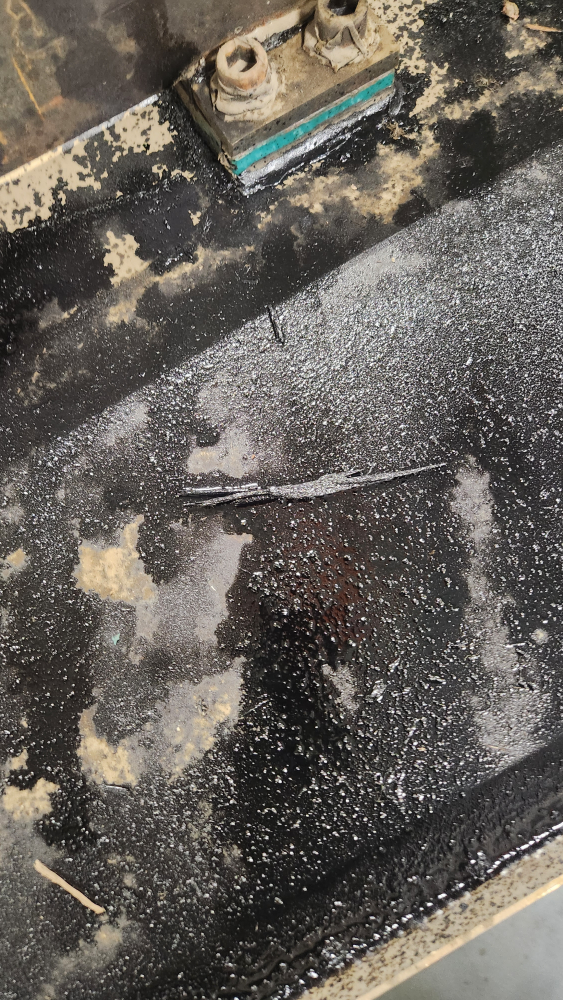
#> input picture creo_segmentation/images/test1.jpg, 2252 x 4000 px (shown at 1/4 size)
$ python -i creo_segment.py   (imports and definitions only)   (older library calls are emulated)
#> lines starting #> are read from the running program, lines starting #| are printed output that depends on the picture; after the words box and inside, x2 and y2 are one past the last pixel; in counts of white or black regions, pixels touching at a corner belong together
"""
Script Name: creo_segment.py
Description: Functional class for performing creosote segmentaiton
Author: Yatharth Ahuja, David Hill, Michael Gromic, Leo Mouta, Louis Plottel
"""

import numpy as np
import cv2
import skimage
from skimage.filters import threshold_multiotsu
import matplotlib.pyplot as plt
from performance_metrics import *
import configparser

# TODO: export all utility functions to a separate file utils.py

class Resolution:
    width = 1280
    height = 720

class creoSegmenter:

    def __init__(self,
                 operation="evaluation", # operation to perform ["evaluation" / "segmentation" / "get_location"]
                 segmentation_method="bw_thresholding", # method to segment the image
                 creo_threshold=50, # threshold for semi (grey) pixels
                 clean_threshold=130, # threshold for clean (white) pixels
                 kernel_size=5, # kernel size for dilation and erosion [5/3]
                 kernel_iterations=5): # number of iterations for dilation and erosion [5/3/1]

        self.operation = operation
        self.segmentation_method = segmentation_method
        self.creo_threshold = creo_threshold
        self.clean_threshold = clean_threshold
        self.kernel_size = kernel_size
        self.kernel = np.ones((self.kernel_size, self.kernel_size), np.uint8)
        self.kernel_iterations = kernel_iterations
        self.calibration_file = "zed_calibration.conf"

    # [68 lines left out: function init_calibration, not called in this run]

    # Dilation of image
    def dilate_image(self, image, kernel=None, iterations=None):
        if kernel is None:
            kernel = self.kernel
        if iterations is None:
            iterations = self.kernel_iterations
        return cv2.dilate(image, kernel=kernel, iterations=iterations)

    # Erosion of image
    def erode_image(self, image, kernel=None, iterations=None):
        if kernel is None:
            kernel = self.kernel
        if iterations is None:
            iterations = self.kernel_iterations
        return cv2.erode(image, kernel=kernel, iterations=iterations)

    # Preprocess the image/mask
    def preprocess_image(self, img, x = 401, y = 8, w = 620, h = 710, if_rectify=False, if_mask=False, if_crop=False, if_resize=True, camera='left'):

        original_img = img
        # cv2.imshow("Original Image", original_img)
        if if_rectify: # de-fisheyeing and rectification
            camera_matrix_left, camera_matrix_right, map_left_x, map_left_y, map_right_x, map_right_y = self.init_calibration(self.calibration_file)
            camera_matrix = None
            left_right_image = np.split(img, 2, axis=1)
            if camera == 'left':
                img = cv2.remap(left_right_image[0], map_left_x, map_left_y, interpolation=cv2.INTER_LINEAR)
                camera_matrix = camera_matrix_left
            else:
                img = cv2.remap(left_right_image[1], map_right_x, map_right_y, interpolation=cv2.INTER_LINEAR)
                camera_matrix = camera_matrix_right

        if len(img.shape) == 3 and if_mask == False:
            img = cv2.cvtColor(img, cv2.COLOR_BGR2GRAY)

        # crop is tuned for this specific dataset and camera position
        if if_crop: # crop the image to the region of interest on the pan
            img = img[y:y+h, x:x+w]

        if not if_mask: # tuned operations for the images
            img = self.erode_image(img, kernel=np.ones((7, 7), np.uint8), iterations=7)
            img = self.dilate_image(img)

        if if_resize: # resize the image to a specific size for easier processing
            img = cv2.resize(img, (450, 750))

        return img

    # find true positives, false positives, and false negatives in two binary images
    # [17 lines left out: functions segmentation_confusion_matrix, get_masks, not called in this run]

    # apply the bw thresholding to the image to get the different regions
    def bw_thresholding_image(self, image, visualize=False):
        creo_region = cv2.inRange(image, 0, self.creo_threshold)
        semi_creo_region = cv2.inRange(image, self.creo_threshold, self.clean_threshold)
        clean_region = cv2.inRange(image, self.clean_threshold, 255)
        if visualize:
            cv2.imshow("Creo Region", creo_region)
            cv2.imshow("Semi Creo Region", semi_creo_region)
            cv2.imshow("Clean Region", clean_region)
            cv2.waitKey(0)
            cv2.destroyAllWindows()
        return creo_region, semi_creo_region, clean_region

    # apply the adaptive bw thresholding to the image to get the different regions
    # [49 lines left out: functions bw_adaptive_thresholding_image, adaptive_thresholdGaussian, adaptive_thresholdMean, not called in this run]

    def gamma_correction(self, img, gamma=5.0):
        ## [changing-contrast-brightness-gamma-correction]
        lookUpTable = np.empty((1,256), np.uint8)
        for i in range(256):
            lookUpTable[0,i] = np.clip(pow(i / 255.0, gamma) * 255.0, 0, 255)

        res = cv2.LUT(img, lookUpTable)
        ## [changing-contrast-brightness-gamma-correction]

        return res

    def clahe_transform(self, img, clipLimit=2.0, tileGridSize=(8, 8)):
        # Apply some preprocessing like histogram equalization, gamma correction, etc.
        # For example, you can try histogram equalization:
        clahe = cv2.createCLAHE(clipLimit=clipLimit, tileGridSize=tileGridSize)
        return clahe.apply(img)

    # [5 lines left out: function contrast_stretching, not called in this run]

    def remove_shadows(self, img):
        # cv2.imshow("Original Image", img)
        rgb_planes = cv2.split(img)
        # fgbg = cv2.createBackgroundSubtractorMOG2(128,cv2.THRESH_BINARY,1)
        # masked_image = fgbg.apply(img)

        result_planes = []
        result_norm_planes = []
        for plane in rgb_planes:
            # dilated_img = self.dilate_image(plane, kernel=np.ones((5, 5), np.uint8), iterations=2)
            bg_img = cv2.medianBlur(img, 19)
            diff_img = 255 - cv2.absdiff(plane, bg_img)
            norm_img = cv2.normalize(diff_img, None, alpha=255, beta=0, norm_type=cv2.NORM_MINMAX, dtype=cv2.CV_8UC1)
            result_planes.append(diff_img)
            result_norm_planes.append(norm_img)

        result = cv2.merge(result_planes)
        result_norm = cv2.merge(result_norm_planes)
        delta_intensity = np.mean(img) - np.mean(result_norm)

        return result, result_norm, delta_intensity

    # [16 lines left out: function multiclass_mean_adaptive_threshold, not called in this run]

    def multi_otsu_thresholding(self, image, if_get_loc=False, visualize=False):
        # original_image = image
        _, image_, delta_intensity = self.remove_shadows(image)
        # if if_get_loc:
        #     image = image_

        # print("Delta Intensity: ", delta_intensity)
        # Compute the Otsu thresholds
        thresholds = skimage.filters.threshold_multiotsu(image, classes=3)
        # print("Thresholds: ", thresholds)
        # thresholds -= int(delta_intensity/6) # testbed images
        # thresholds -= int(delta_intensity) # factory images


        self.creo_threshold = 100
        self.clean_threshold = 170
        # self.creo_threshold = int(thresholds[0])
        # self.clean_threshold = int(thresholds[1]) # testbed images

        # image = self.gamma_correction(image, gamma=0.2) # testbed images
        image = self.gamma_correction(image, gamma=0.7) # factory images
        # image = self.clahe_transform(image, clipLimit=2.0, tileGridSize=(8, 8))# testbed images
        # image = self.contrast_stretching(image, alpha=1.5, beta=0) # testbed images
        image = self.clahe_transform(image, clipLimit=4.0, tileGridSize=(8, 8))# factory images
        # [11 lines of commented-out code are left out]

        creo_region, semi_creo_region, clean_region = self.bw_thresholding_image(image)

        if visualize:
            cv2.imshow("Original Image", image)
            cv2.imshow("Creo Region", creo_region)
            cv2.imshow("Semi Creo Region", semi_creo_region)
            cv2.imshow("Clean Region", clean_region)
            cv2.waitKey(0)
            cv2.destroyAllWindows()

        return creo_region, semi_creo_region, clean_region

    # apply the otus thresholding to the imaqe
    # [4 lines left out: function otsu_thresholding, not called in this run]

    # TODO: implement the segmentation methods
    def hsv_segmentation(self, image):
        pass
    def lab_segmentation(self, image):
        pass
    def lbp_segmentation(self, image):
        pass

    # fill the contours in the image
    # [134 lines left out: functions fill_contours, get_creo_location, evaluate_segmentation, not called in this run]

    # get the segmented regions of the image
    def get_segmentations(self, image, segmentation_method="multi_otsu_thresholding", visualize=True):
        self.segmentation_method = segmentation_method
        image = self.preprocess_image(image)
        if self.segmentation_method == "bw_thresholding":
            return self.bw_thresholding_image(image, visualize=visualize)
        elif self.segmentation_method == "bw_adaptive_thresholding":
            return self.bw_adaptive_thresholding_image(image, visualize=visualize)
        elif self.segmentation_method == "multi_otsu_thresholding":
            return self.multi_otsu_thresholding(image, visualize=visualize)
        elif self.segmentation_method == "otu_thresholding":
            return self.otsu_thresholding(image)
        elif self.segmentation_method == "hsv_segmentation":
            return self.hsv_segmentation(image)
        elif self.segmentation_method == "lab_segmentation":
            return self.lab_segmentation(image)
        else:
            print("Invalid segmentation method")
            return None

>>> import cv2
>>> picture = cv2.imread('images/test1.jpg')
#> picture is the input picture: shape (4000, 2252, 3); mean B, G, R 89.6, 95.7, 100.8
>>> result = creoSegmenter().get_segmentations(picture)
#> the loop in remove_shadows, `for plane in rgb_planes:` made 1 pass
#> pass 1, in remove_shadows, `bg_img = cv2.medianBlur(img, 19)`:
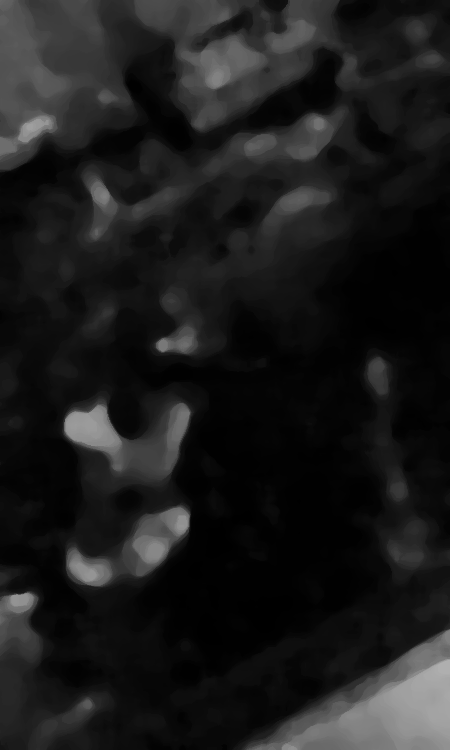
#> bg_img: shape (750, 450); min 0, max 175, mean 27.4
#> pass 1, in remove_shadows, `norm_img = cv2.normalize(diff_img, None, alpha=255, beta=0, norm_type=..`:
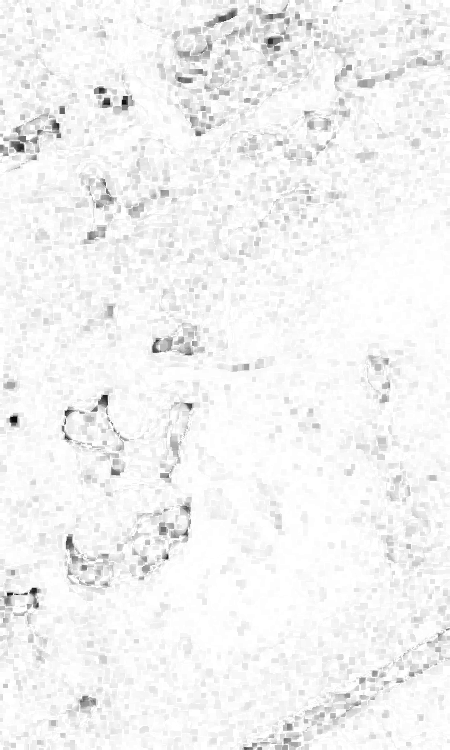
#> norm_img: shape (750, 450); min 0, max 255, mean 242.6
#> after the loop in remove_shadows, `for plane in rgb_planes:`: result_norm_planes = 1 item
#> in remove_shadows, `delta_intensity = np.mean(img) - np.mean(result_norm)`: delta_intensity = -214
#> in multi_otsu_thresholding, `thresholds = skimage.filters.threshold_multiotsu(image, classes=3)`: thresholds = [34, 94]
#> in gamma_correction, `res = cv2.LUT(img, lookUpTable)`:
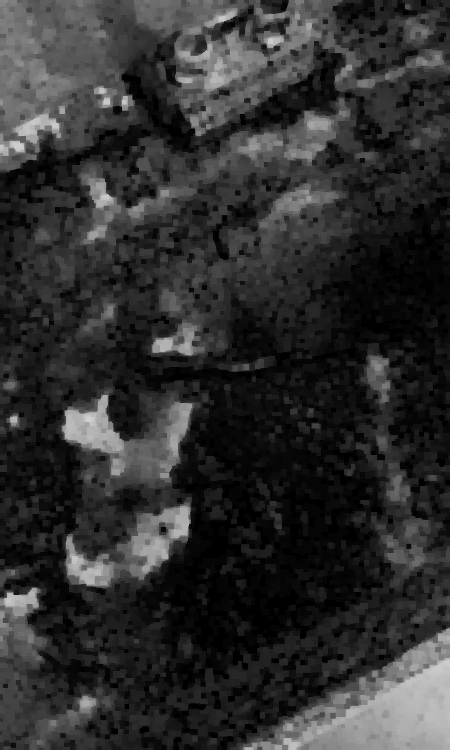
#> res: shape (750, 450); min 0, max 208, mean 47.2
#> in clahe_transform, `return clahe.apply(img)`:
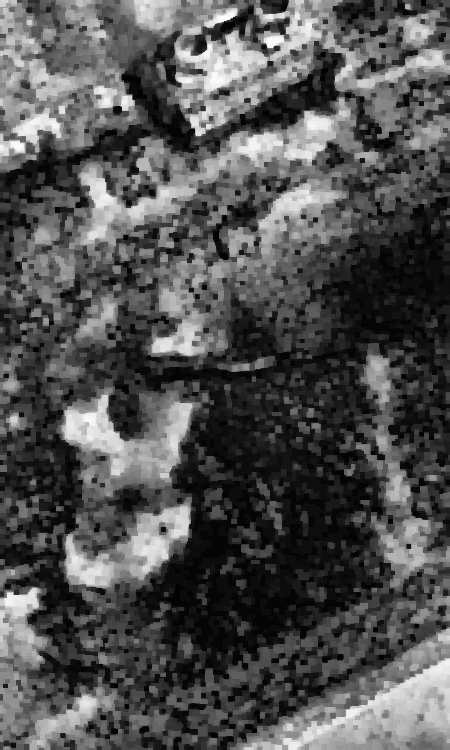
#> returned value: shape (750, 450); min 1, max 254, mean 81.8
#> in bw_thresholding_image, `creo_region = cv2.inRange(image, 0, self.creo_threshold)`:
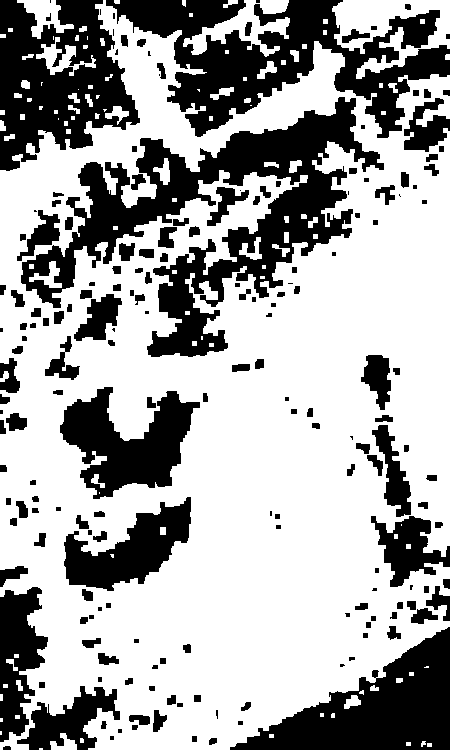
#> creo_region: shape (750, 450); 65.5% white; 188 black regions (31 under 20 px), largest, box (x1, y1, x2, y2) and area: (21, 97, 384, 357) 27967, (106, 0, 450, 138) 20051, (0, 0, 140, 171) 14149
#> in bw_thresholding_image, `semi_creo_region = cv2.inRange(image, self.creo_threshold, self.clean_..`:
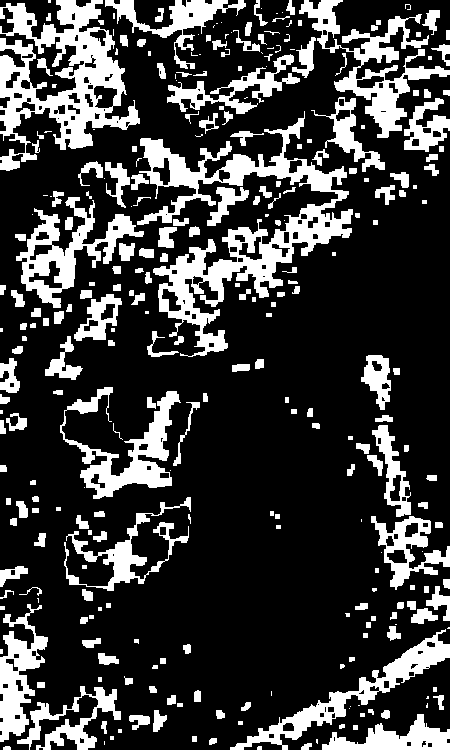
#> semi_creo_region: shape (750, 450); 23.5% white; 292 white regions (70 under 20 px), largest, box (x1, y1, x2, y2) and area: (137, 111, 353, 357) 13264, (0, 0, 140, 171) 9998, (299, 0, 450, 138) 5162
#> in bw_thresholding_image, `clean_region = cv2.inRange(image, self.clean_threshold, 255)`:
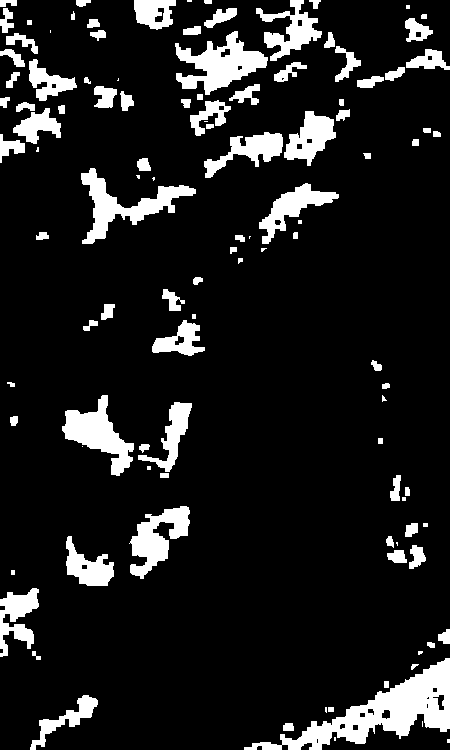
#> clean_region: shape (750, 450); 11.7% white; 111 white regions (21 under 20 px), largest, box (x1, y1, x2, y2) and area: (244, 658, 450, 750) 5925, (175, 31, 268, 95) 2751, (81, 168, 196, 244) 2574

$ run again, on creo_segmentation/images/test2.jpg
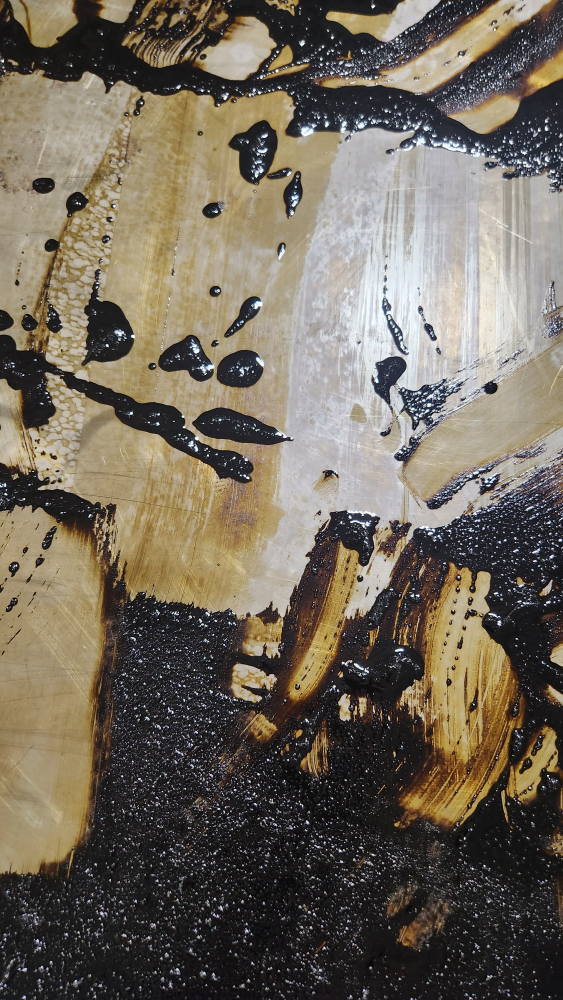
#> input picture creo_segmentation/images/test2.jpg, 2252 x 4000 px (shown at 1/4 size)
#> picture is the input picture: shape (4000, 2252, 3); mean B, G, R 90.8, 104.1, 112.5
#> the loop in remove_shadows, `for plane in rgb_planes:` made 1 pass
#> after the loop in remove_shadows, `for plane in rgb_planes:`: result_norm_planes = 1 item
#> in remove_shadows, `delta_intensity = np.mean(img) - np.mean(result_norm)`: delta_intensity = -183.4
#> thresholds = [55, 129]
#> in bw_thresholding_image, `creo_region = cv2.inRange(image, 0, self.creo_threshold)`:
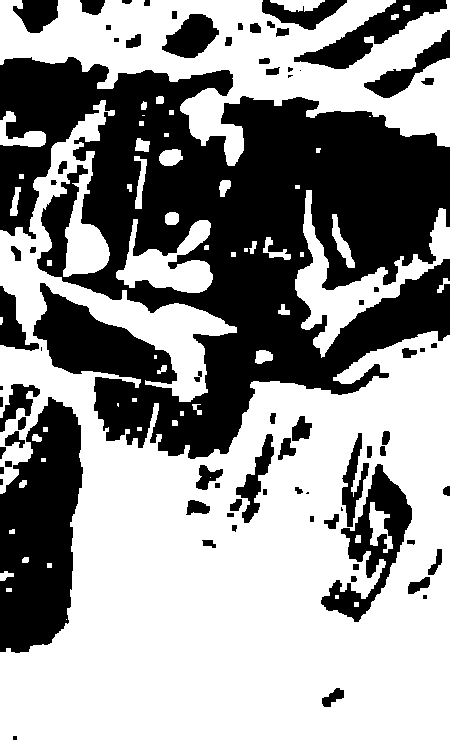
#> creo_region: shape (750, 450); 59% white; 77 black regions (10 under 20 px), largest, box (x1, y1, x2, y2) and area: (0, 57, 450, 459) 100933, (0, 397, 83, 653) 15243, (321, 464, 412, 622) 4784
#> semi_creo_region: shape (750, 450); 19.7% white; 419 white regions (251 under 20 px), largest, box (x1, y1, x2, y2) and area: (0, 57, 168, 300) 8748, (0, 397, 83, 653) 6566, (94, 333, 236, 456) 6439
#> in bw_thresholding_image, `clean_region = cv2.inRange(image, self.clean_threshold, 255)`:
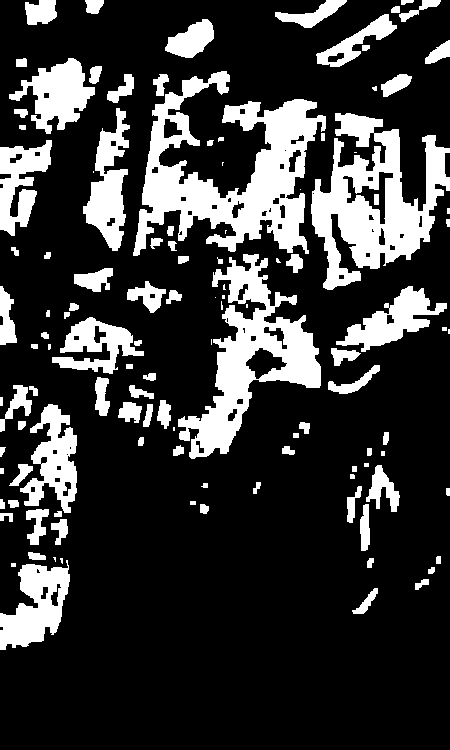
#> clean_region: shape (750, 450); 21.9% white; 118 white regions (19 under 20 px), largest, box (x1, y1, x2, y2) and area: (133, 71, 326, 256) 14932, (311, 113, 450, 290) 11561, (178, 254, 321, 459) 10071
